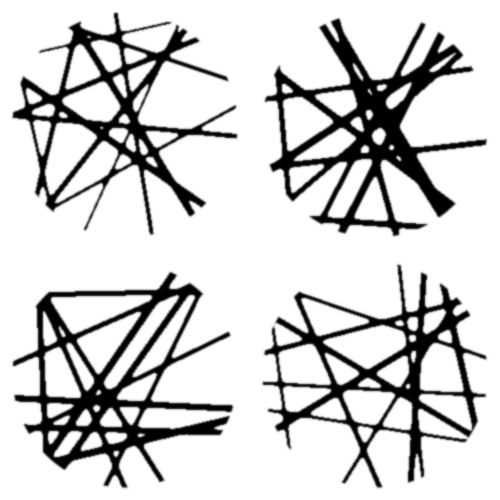
Frame 1 (no input)
Frame 60 (the mouse pressed at the canvas centre just before this capture): identical to frame 1, image omitted
Frame 120 (the mouse held since frame 60 and released just before this capture): identical to frame 1, image omitted

The Processing sketch that drew this single still picture (run headless with seeded random() and noise(); from frame 60 on, the mouse is pressed at the canvas centre):

// Processing sketch: processing_113665
// ── processing_113665.pde

int steps; //number of lines
float r1, r2; 
int sz; //size of one square
float num; // number of squares per line
float scal = .9;

void setup() {
  size(500, 500);
  background(255);
  frameRate(10);
  noFill();
  num = 2;
  sz = int(width/num);
  steps = int(sz/40);
  r1=sz/80.0;
  r2=sz/30.0;

  for (int x = 0; x < num; x++) {
    for (int y = 0; y < num; y++) {
      int sx = x * sz ; //starting points
      int sy = y * sz;
      int mx = x*sz + sz/2 ; //midpoints
      int my = y*sz + sz/2 ;
      createLines(x, y);
    }  
  }  
  filter(BLUR, 2);
  filter(THRESHOLD);

  displayMask();
  filter(BLUR);
}

void draw() {
}

void mouseClicked() {
  background(0);
  setup();
}

void keyPressed() {
  save(random(1234)+".png");
}

void createLines(int _x, int _y) {
  int x = _x;
  int y = _y;
  for (int i = 0; i < steps; i++) {
    stroke(0);
    strokeWeight(random(r1, r2));
    line(x*sz, random(y*sz, (y+1)*sz), (x+1)*sz, random(y*sz, (y+1)*sz));
    line(random(x*sz, (x+1)*sz), y*sz, random(x*sz, (x+1)*sz), (y+1)*sz);
  }
}

void displayMask() {
  PGraphics mask = createGraphics(width, height);
  mask.beginDraw();
  mask.background(255);
  mask.fill(0);
  mask.noStroke();
  for (int x = 0; x < num; x++) {
    for (int y = 0; y < num; y++) {
      int mx = x*sz + sz/2 ; //midpoints
      int my = y*sz + sz/2 ;
      mask.ellipse(mx, my, sz*scal, sz*scal);
    }
  }
  mask.endDraw();
  blend(mask, 0, 0, width, height, 0, 0, width, height, LIGHTEST);
  //image(mask, 0, 0);
}
